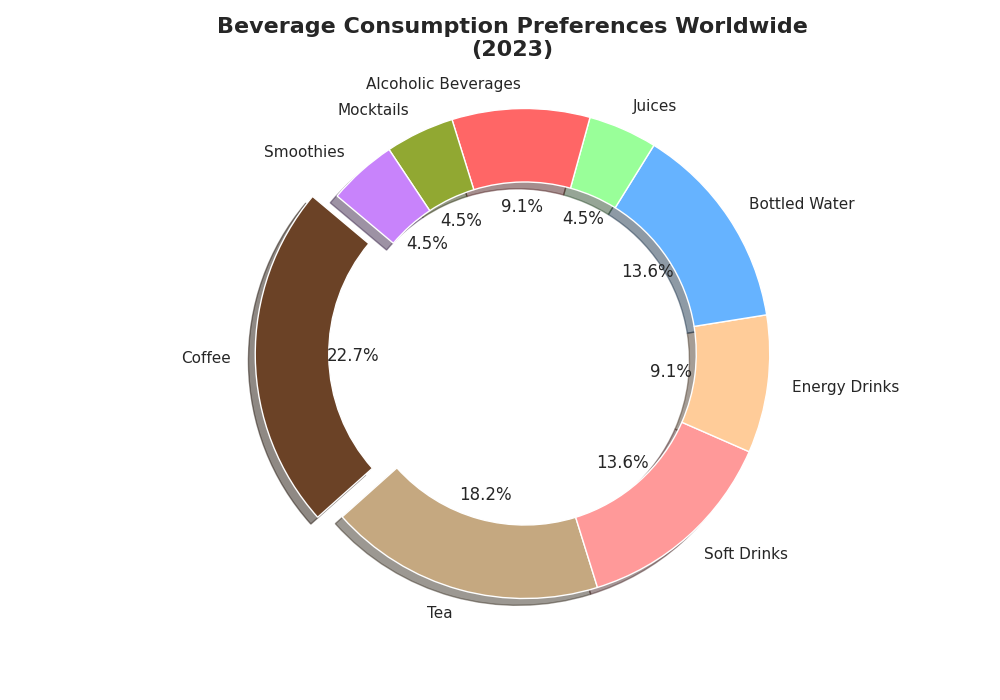

Recreate this plot in Python.
import matplotlib.pyplot as plt

beverage_categories = ['Coffee', 'Tea', 'Soft Drinks', 'Energy Drinks', 'Bottled Water', 'Juices', 'Alcoholic Beverages', 'Mocktails', 'Smoothies']
market_shares = [25, 20, 15, 10, 15, 5, 10, 5, 5]

colors = ['#6B4226', '#C5A880', '#FF9999', '#FFCC99', '#66B3FF', '#99FF99', '#FF6666', '#91a832', '#c883fb']
explode = (0.1, 0, 0, 0, 0, 0, 0, 0, 0)

plt.figure(figsize=(10, 7))
plt.pie(market_shares, labels=beverage_categories, autopct='%1.1f%%', startangle=140,
        colors=colors, explode=explode, shadow=True, wedgeprops=dict(width=0.3))

plt.title('Beverage Consumption Preferences Worldwide\n(2023)', fontsize=16, fontweight='bold', pad=20)
plt.axis('equal')

plt.show()
